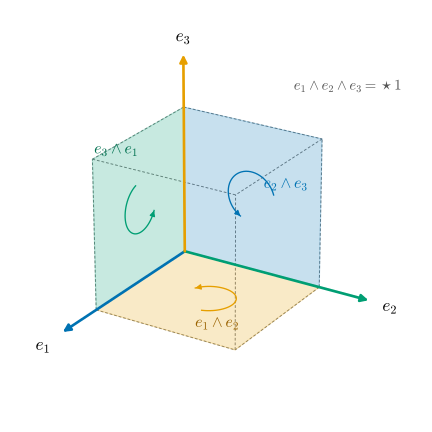

This figure's Python source:
"""Figure 34.5.1: the basis k-vectors of R^3 and the Hodge star (Section 34.5, Example 34.5.4, Proposition 34.5.2).

At the corner of the unit cube: the basis 1-vectors e1, e2, e3 (arrows along the edges) and the basis 2-vectors
e2^e3, e3^e1, e1^e2 (the three unit squares through the origin). Each square has the same color as the arrow
perpendicular to it, because star e1 = e2^e3, star e2 = e3^e1, star e3 = e1^e2 (and star of each square is that
arrow). Curved arrows give the orientation of each square (e2 -> e3, e3 -> e1, e1 -> e2): the right-hand rule
around the matching arrow. The dashed cube is the 3-vector e1^e2^e3 = star 1.
Self-checks: e_i ^ (paired square) = +e123 for each pair (sign via the permutation), and each square is
perpendicular to its arrow.
"""
from pathlib import Path
import sys

import numpy as np

sys.path.insert(0, str(Path(__file__).resolve().parents[1] / "lib"))
import dgfig  # noqa: E402
import ch34  # noqa: E402

dgfig.setup()
import matplotlib.pyplot as plt  # noqa: E402
from mpl_toolkits.mplot3d.art3d import Poly3DCollection  # noqa: E402

C = dgfig.COLORS
E = np.eye(3)
pairs = [(0, (1, 2), C["tangent"]), (1, (2, 0), C["third"]), (2, (0, 1), C["accent"])]
for i, (j, k), _ in pairs:
    assert ch34.perm_sign((i, j, k)) == 1                      # e_i ^ e_j ^ e_k = +e123
    assert abs(E[i] @ E[j]) < 1e-12 and abs(E[i] @ E[k]) < 1e-12
    assert np.allclose(ch34.hodge_t(E[i], 3), ch34.vec_tensor(E[j], E[k]))

fig = plt.figure(figsize=(4.8, 4.4))
ax = dgfig.axes3d(fig, elev=24, azim=32)
o = np.zeros(3)

# dashed unit cube (the 3-vector)
for a in range(3):
    for s1 in (0, 1):
        for s2 in (0, 1):
            b, c = [m for m in range(3) if m != a]
            p = np.zeros(3)
            p[b], p[c] = s1, s2
            q = p.copy()
            q[a] = 1
            if s1 == 0 and s2 == 0:
                continue
            ax.plot(*np.array([p, q]).T, color=C["aux"], lw=0.7, ls=(0, (3, 2)), zorder=1)

for i, (j, k), col in pairs:
    sq = np.array([o, E[j], E[j] + E[k], E[k]])
    ax.add_collection3d(Poly3DCollection([sq], facecolor=col, alpha=0.22, edgecolor=col, linewidth=0.9, zorder=2))
    cen = 0.5 * (E[j] + E[k])
    ts = np.linspace(0.3, 1.25 * np.pi + 0.3, 40)
    arc = cen + 0.17 * (np.cos(ts)[:, None] * E[j] + np.sin(ts)[:, None] * E[k])
    ax.plot(*arc.T, color=col, lw=1.0, zorder=6)
    dgfig.arrow3d(ax, arc[-3], arc[-1] - arc[-3], role=col, lw=1.0, head=8, zorder=6)
    dgfig.arrow3d(ax, o, 1.35 * E[i], role=col, lw=2.0, zorder=8)

labels = [(1.55 * E[0], r"$e_1$"), (1.5 * E[1], r"$e_2$"), (1.45 * E[2] + np.array([0, 0, 0.02]), r"$e_3$")]
for pos, lab in labels:
    ax.text(*pos, lab, fontsize=13, ha="center", va="center")
sqlab = [(np.array([0.0, 0.75, 0.62]), r"$e_2\wedge e_3$", C["tangent"]),
         (np.array([0.75, 0.0, 0.95]), r"$e_3\wedge e_1$", "#00704F"),
         (np.array([0.8, 0.75, 0.0]), r"$e_1\wedge e_2$", "#9A6200")]
for pos, lab, col in sqlab:
    ax.text(*pos, lab, fontsize=12, color=col, ha="center")
ax.text(0.15, 1.25, 1.42, r"$e_1\wedge e_2\wedge e_3 = \star 1$", fontsize=11, color="#555555", ha="center")

dgfig.equal_aspect(ax, np.array([[0, 0, 0], [1.5, 1.5, 1.5]]), zoom=1.05)
fig.subplots_adjust(left=0, right=1, bottom=0, top=1)
dgfig.save(fig, __file__)
